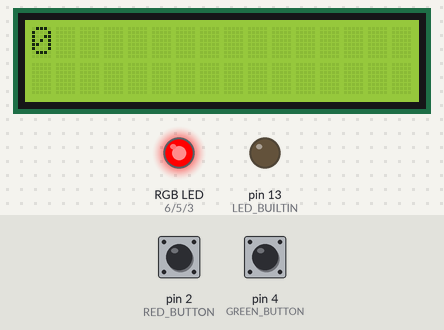
A program run on a simulated Arduino Uno, built with avr-gcc and run on an emulated ATmega328P. Shown: 16×2 character LCD, an RGB LED mixed from three pins (HIGH = lit), output pins drawn as LEDs (lit = HIGH). The test bench sets the inputs (shaded band); at power-on: pin 4 (GREEN_BUTTON) HIGH, pin 2 (RED_BUTTON) HIGH.

Above: at 1.2 s.
1.3 s: pin 4 (GREEN_BUTTON) pulled LOW for 0.15 s
At 2.8 s:
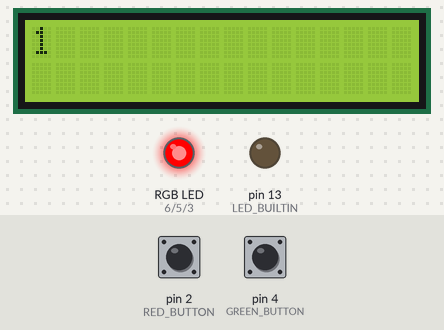
4.4 s: pin 2 (RED_BUTTON) pulled LOW for 0.15 s
At 5.5 s:
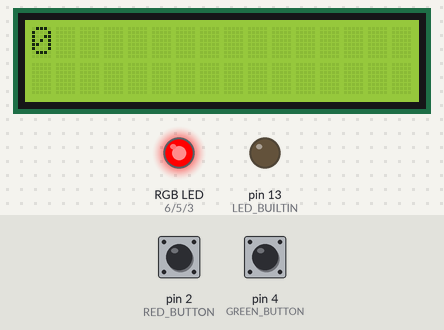
6.0 s: pin 4 (GREEN_BUTTON) pulled LOW for 1 s
At 8.8 s:
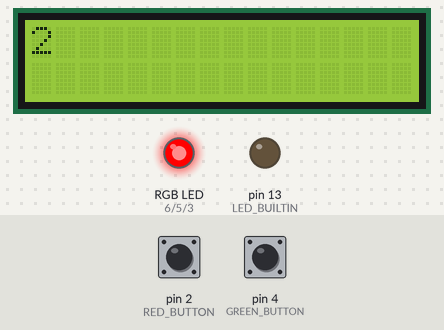
Timing chart, 0 to 10.3 s (numbered marks = the images above; inputs shaded):
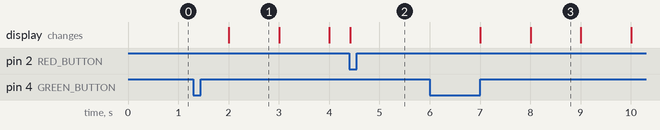

Measured:
- after the input at 1.3 s, the display: changes after 0.70 s (image 1)
- after the input at 4.4 s, the display: changes at once (image 2)
- after the input at 6.0 s, the display: first changes after 1.0 s (image 3 shows a later state)
- what the display in image 1 shows lasts 1.0 s, from 2.0 s to 3.0 s

The program:

main.cpp
```cpp
#include <Arduino.h>
#include <LiquidCrystal_I2C.h>

#define LED_RED 6
#define LED_GREEN 5
#define LED_BLUE 3

#define RED_BUTTON 2
#define GREEN_BUTTON 4

#define DEBOUNCE_PERIOD 10UL

LiquidCrystal_I2C lcd(0x27, 16, 2);

void initRGB()
{
  pinMode(LED_BUILTIN, OUTPUT);

  pinMode(LED_RED, OUTPUT);
  pinMode(LED_GREEN, OUTPUT);
  pinMode(LED_BLUE, OUTPUT);
}

void initButtons()
{
  pinMode(RED_BUTTON, INPUT_PULLUP);
  pinMode(GREEN_BUTTON, INPUT_PULLUP);
}

void setup1()
{
  digitalWrite(LED_RED, HIGH);
  lcd.init();
  lcd.clear();
}

void setup2()
{
  setup1();
}

void setup3()
{
  lcd.init();
  lcd.backlight();

  lcd.print(0);
  lcd.setCursor(0, 0);
}

bool isGreenButtonPressed()
{
  static int debounced_button_state = HIGH;
  static int previous_reading = HIGH;
  static unsigned long last_change_time = 0UL;
  bool isPressed = false;

  int current_reading = digitalRead(GREEN_BUTTON);

  if (previous_reading != current_reading)
  {
    last_change_time = millis();
  }

  if (millis() - last_change_time > DEBOUNCE_PERIOD)
  {
    if (current_reading != debounced_button_state)
    {
      if (debounced_button_state == HIGH && current_reading == LOW)
      {
        isPressed = true;
      }
      debounced_button_state = current_reading;
    }
  }

  previous_reading = current_reading;

  return isPressed;
}

bool isRedButtonPressed()
{
  static int debounced_button_state = HIGH;
  static int previous_reading = HIGH;
  static unsigned long last_change_time = 0UL;
  bool isPressed = false;

  int current_reading = digitalRead(RED_BUTTON);

  if (previous_reading != current_reading)
  {
    last_change_time = millis();
  }

  if (millis() - last_change_time > DEBOUNCE_PERIOD)
  {
    if (current_reading != debounced_button_state)
    {
      if (debounced_button_state == HIGH && current_reading == LOW)
      {
        isPressed = true;
      }
      debounced_button_state = current_reading;
    }
  }

  previous_reading = current_reading;

  return isPressed;
}

int led[] = {LED_RED, LED_GREEN, LED_BLUE};
int index = 0;
void loop1()
{
  if (isGreenButtonPressed())
  {
    digitalWrite(led[index], LOW);
    index = (index + 1) % 3;
    digitalWrite(led[index], HIGH);
  }
  if (isRedButtonPressed())
  {
    digitalWrite(led[index], LOW);
    index = (index + 1) % 3;
    digitalWrite(led[index], HIGH);
  }
}

void blinkRedLed()
{
  const unsigned long BlinkChangePeriod = 900UL;
  static int ledState = LOW;

  static unsigned long lastBlinkChange = 0UL;
  if (millis() - lastBlinkChange >= BlinkChangePeriod)
  {
    if (ledState == HIGH)
    {
      ledState = LOW;
    }
    else
    {
      ledState = HIGH;
    }

    digitalWrite(LED_RED, ledState);
    lastBlinkChange += BlinkChangePeriod;
  }
}

void blinkGreenLed()
{
  const unsigned long BlinkChangePeriod = 1000UL;
  static int ledState = LOW;

  static unsigned long lastBlinkChange = 0UL;
  if (millis() - lastBlinkChange >= BlinkChangePeriod)
  {
    if (ledState == HIGH)
    {
      ledState = LOW;
    }
    else
    {
      ledState = HIGH;
    }

    digitalWrite(LED_GREEN, ledState);
    lastBlinkChange += BlinkChangePeriod;
  }
}

void blinkBlueLed()
{
  const unsigned long BlinkChangePeriod = 1100UL;
  static int ledState = LOW;

  static unsigned long lastBlinkChange = 0UL;
  if (millis() - lastBlinkChange >= BlinkChangePeriod)
  {
    if (ledState == HIGH)
    {
      ledState = LOW;
    }
    else
    {
      ledState = HIGH;
    }

    digitalWrite(LED_BLUE, ledState);
    lastBlinkChange += BlinkChangePeriod;
  }
}

void loop2()
{
  blinkRedLed();
  blinkGreenLed();
  blinkBlueLed();
}

bool working = false;
int seconds = 0;
void measureTime()
{
  const unsigned long timeInterval = 1000UL;
  static unsigned long lastTime = 0UL;

  if (millis() - lastTime >= timeInterval)
  {
    if (working)
    {
      seconds++;
    }

    lastTime += timeInterval;
  }
}

void resetTimer()
{
  seconds = 0;
  working = false;
  lcd.clear();
  lcd.setCursor(0, 0);
  lcd.print(0);
}

void loop3()
{
  measureTime();
  lcd.setCursor(0, 0);
  lcd.print(seconds);

  if (isGreenButtonPressed())
  {
    working = !working;
  }

  if (isRedButtonPressed())
  {
    resetTimer();
    working = false;
  }
}

void setup()
{
  initRGB();
  initButtons();
  // setup1();
  // setup2();
  setup3();
}

void loop()
{
  // loop1();
  // loop2();
  loop3();
}
```
